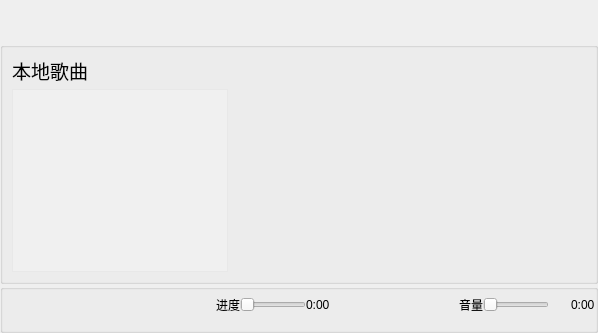
<?xml version="1.0" encoding="UTF-8"?>
<ui version="4.0">
 <class>Widget</class>
 <widget class="QWidget" name="Widget">
  <property name="geometry">
   <rect>
    <x>0</x>
    <y>0</y>
    <width>598</width>
    <height>333</height>
   </rect>
  </property>
  <property name="font">
   <font>
    <pointsize>14</pointsize>
   </font>
  </property>
  <property name="windowTitle">
   <string>Widget</string>
  </property>
  <layout class="QGridLayout" name="gridLayout" rowstretch="1,50,0,0">
   <property name="leftMargin">
    <number>0</number>
   </property>
   <property name="topMargin">
    <number>0</number>
   </property>
   <property name="rightMargin">
    <number>0</number>
   </property>
   <property name="bottomMargin">
    <number>0</number>
   </property>
   <property name="spacing">
    <number>0</number>
   </property>
   <item row="3" column="0">
    <widget class="QGroupBox" name="groupBox_3">
     <property name="title">
      <string/>
     </property>
     <layout class="QGridLayout" name="gridLayout_2">
      <property name="leftMargin">
       <number>0</number>
      </property>
      <property name="topMargin">
       <number>0</number>
      </property>
      <property name="rightMargin">
       <number>0</number>
      </property>
      <property name="spacing">
       <number>0</number>
      </property>
      <item row="0" column="11">
       <widget class="QLabel" name="label_procesize">
        <property name="font">
         <font>
          <pointsize>9</pointsize>
         </font>
        </property>
        <property name="text">
         <string>0:00</string>
        </property>
       </widget>
      </item>
      <item row="0" column="5">
       <widget class="QPushButton" name="pushButton_next">
        <property name="minimumSize">
         <size>
          <width>45</width>
          <height>30</height>
         </size>
        </property>
        <property name="maximumSize">
         <size>
          <width>45</width>
          <height>45</height>
         </size>
        </property>
        <property name="cursor">
         <cursorShape>OpenHandCursor</cursorShape>
        </property>
        <property name="toolTip">
         <string>前进</string>
        </property>
        <property name="styleSheet">
         <string notr="true">
QPushButton{ 
border radius:0px;

border:nome;
background-position:center;}</string>
        </property>
        <property name="text">
         <string/>
        </property>
        <property name="icon">
         <iconset resource="res.qrc">
          <normaloff>:/images/next-hover.png</normaloff>:/images/next-hover.png</iconset>
        </property>
       </widget>
      </item>
      <item row="0" column="15">
       <spacer name="horizontalSpacer_4">
        <property name="orientation">
         <enum>Qt::Horizontal</enum>
        </property>
        <property name="sizeHint" stdset="0">
         <size>
          <width>40</width>
          <height>20</height>
         </size>
        </property>
       </spacer>
      </item>
      <item row="0" column="3">
       <widget class="QPushButton" name="pushButton_play">
        <property name="minimumSize">
         <size>
          <width>45</width>
          <height>30</height>
         </size>
        </property>
        <property name="maximumSize">
         <size>
          <width>45</width>
          <height>45</height>
         </size>
        </property>
        <property name="cursor">
         <cursorShape>OpenHandCursor</cursorShape>
        </property>
        <property name="toolTip">
         <string>播放</string>
        </property>
        <property name="styleSheet">
         <string notr="true">
QPushButton{ 
border radius:0px;

border:nome;
background-position:center;}</string>
        </property>
        <property name="text">
         <string/>
        </property>
        <property name="icon">
         <iconset resource="res.qrc">
          <normaloff>:/images/pase-hover.png</normaloff>:/images/pase-hover.png</iconset>
        </property>
       </widget>
      </item>
      <item row="0" column="9">
       <widget class="QSlider" name="horizontalSlider_proce">
        <property name="orientation">
         <enum>Qt::Horizontal</enum>
        </property>
       </widget>
      </item>
      <item row="0" column="6">
       <spacer name="horizontalSpacer_7">
        <property name="orientation">
         <enum>Qt::Horizontal</enum>
        </property>
        <property name="sizeHint" stdset="0">
         <size>
          <width>40</width>
          <height>20</height>
         </size>
        </property>
       </spacer>
      </item>
      <item row="0" column="0">
       <widget class="QPushButton" name="pushButton_pre">
        <property name="minimumSize">
         <size>
          <width>45</width>
          <height>30</height>
         </size>
        </property>
        <property name="maximumSize">
         <size>
          <width>45</width>
          <height>45</height>
         </size>
        </property>
        <property name="cursor">
         <cursorShape>OpenHandCursor</cursorShape>
        </property>
        <property name="toolTip">
         <string>后退</string>
        </property>
        <property name="styleSheet">
         <string notr="true">
QPushButton{ 
border radius:0px;

border:nome;
background-position:center;}</string>
        </property>
        <property name="text">
         <string/>
        </property>
        <property name="icon">
         <iconset resource="res.qrc">
          <normaloff>:/images/pre-hover.png</normaloff>:/images/pre-hover.png</iconset>
        </property>
       </widget>
      </item>
      <item row="0" column="18">
       <spacer name="horizontalSpacer_8">
        <property name="orientation">
         <enum>Qt::Horizontal</enum>
        </property>
        <property name="sizeHint" stdset="0">
         <size>
          <width>40</width>
          <height>20</height>
         </size>
        </property>
       </spacer>
      </item>
      <item row="0" column="4">
       <spacer name="horizontalSpacer_6">
        <property name="orientation">
         <enum>Qt::Horizontal</enum>
        </property>
        <property name="sizeHint" stdset="0">
         <size>
          <width>40</width>
          <height>20</height>
         </size>
        </property>
       </spacer>
      </item>
      <item row="0" column="1">
       <spacer name="horizontalSpacer_5">
        <property name="orientation">
         <enum>Qt::Horizontal</enum>
        </property>
        <property name="sizeHint" stdset="0">
         <size>
          <width>40</width>
          <height>20</height>
         </size>
        </property>
       </spacer>
      </item>
      <item row="0" column="12">
       <spacer name="horizontalSpacer">
        <property name="orientation">
         <enum>Qt::Horizontal</enum>
        </property>
        <property name="sizeHint" stdset="0">
         <size>
          <width>80</width>
          <height>20</height>
         </size>
        </property>
       </spacer>
      </item>
      <item row="0" column="14">
       <spacer name="horizontalSpacer_3">
        <property name="orientation">
         <enum>Qt::Horizontal</enum>
        </property>
        <property name="sizeHint" stdset="0">
         <size>
          <width>40</width>
          <height>20</height>
         </size>
        </property>
       </spacer>
      </item>
      <item row="0" column="13">
       <spacer name="horizontalSpacer_2">
        <property name="orientation">
         <enum>Qt::Horizontal</enum>
        </property>
        <property name="sizeHint" stdset="0">
         <size>
          <width>40</width>
          <height>20</height>
         </size>
        </property>
       </spacer>
      </item>
      <item row="0" column="19">
       <widget class="QLabel" name="label_sondsize">
        <property name="font">
         <font>
          <pointsize>9</pointsize>
         </font>
        </property>
        <property name="text">
         <string>0:00</string>
        </property>
       </widget>
      </item>
      <item row="0" column="7">
       <widget class="QLabel" name="label">
        <property name="text">
         <string/>
        </property>
       </widget>
      </item>
      <item row="0" column="17">
       <widget class="QSlider" name="horizontalSlider_sound">
        <property name="orientation">
         <enum>Qt::Horizontal</enum>
        </property>
       </widget>
      </item>
      <item row="0" column="16">
       <widget class="QLabel" name="label_sound">
        <property name="font">
         <font>
          <pointsize>9</pointsize>
         </font>
        </property>
        <property name="text">
         <string>音量</string>
        </property>
       </widget>
      </item>
      <item row="0" column="8">
       <widget class="QLabel" name="label_proce">
        <property name="font">
         <font>
          <pointsize>9</pointsize>
         </font>
        </property>
        <property name="text">
         <string>进度</string>
        </property>
       </widget>
      </item>
     </layout>
    </widget>
   </item>
   <item row="0" column="0">
    <layout class="QHBoxLayout" name="horizontalLayout">
     <item>
      <spacer name="horizontalSpacer_9">
       <property name="orientation">
        <enum>Qt::Horizontal</enum>
       </property>
       <property name="sizeHint" stdset="0">
        <size>
         <width>40</width>
         <height>20</height>
        </size>
       </property>
      </spacer>
     </item>
     <item>
      <widget class="QPushButton" name="pushButton_about">
       <property name="minimumSize">
        <size>
         <width>42</width>
         <height>42</height>
        </size>
       </property>
       <property name="maximumSize">
        <size>
         <width>42</width>
         <height>42</height>
        </size>
       </property>
       <property name="cursor">
        <cursorShape>OpenHandCursor</cursorShape>
       </property>
       <property name="styleSheet">
        <string notr="true">QPushButton:hover { background-color: rgb(199, 199, 199);}
QPushButton{ 
border radius:0px;

border:nome;
background-position:center;}
QPushButton:pressed{ background-color: rgb(221, 221, 221); }
</string>
       </property>
       <property name="text">
        <string/>
       </property>
       <property name="icon">
        <iconset resource="res.qrc">
         <normaloff>:/images/about.png</normaloff>:/images/about.png</iconset>
       </property>
       <property name="iconSize">
        <size>
         <width>32</width>
         <height>32</height>
        </size>
       </property>
      </widget>
     </item>
     <item>
      <widget class="QPushButton" name="pushButton_skin">
       <property name="minimumSize">
        <size>
         <width>42</width>
         <height>42</height>
        </size>
       </property>
       <property name="maximumSize">
        <size>
         <width>42</width>
         <height>42</height>
        </size>
       </property>
       <property name="cursor">
        <cursorShape>OpenHandCursor</cursorShape>
       </property>
       <property name="styleSheet">
        <string notr="true">QPushButton:hover { background-color: rgb(199, 199, 199);}
QPushButton{ 
border radius:0px;

border:nome;
background-position:center;}
QPushButton:pressed{ background-color: rgb(221, 221, 221); }</string>
       </property>
       <property name="text">
        <string/>
       </property>
       <property name="icon">
        <iconset resource="res.qrc">
         <normaloff>:/images/skin.png</normaloff>:/images/skin.png</iconset>
       </property>
       <property name="iconSize">
        <size>
         <width>32</width>
         <height>32</height>
        </size>
       </property>
      </widget>
     </item>
     <item>
      <widget class="QPushButton" name="pushButton_close">
       <property name="minimumSize">
        <size>
         <width>42</width>
         <height>42</height>
        </size>
       </property>
       <property name="maximumSize">
        <size>
         <width>42</width>
         <height>42</height>
        </size>
       </property>
       <property name="cursor">
        <cursorShape>OpenHandCursor</cursorShape>
       </property>
       <property name="styleSheet">
        <string notr="true">QPushButton:hover { background-color: rgb(171, 0, 0);}
QPushButton{ 
border radius:0px;

border:nome;
background-position:center;}
QPushButton:pressed{ background-color: rgb(218, 0, 0); }</string>
       </property>
       <property name="text">
        <string/>
       </property>
       <property name="icon">
        <iconset resource="res.qrc">
         <normaloff>:/images/quit.png</normaloff>:/images/quit.png</iconset>
       </property>
       <property name="iconSize">
        <size>
         <width>32</width>
         <height>32</height>
        </size>
       </property>
      </widget>
     </item>
    </layout>
   </item>
   <item row="1" column="0">
    <widget class="QGroupBox" name="groupBox_2">
     <property name="title">
      <string/>
     </property>
     <layout class="QHBoxLayout" name="horizontalLayout_4" stretch="3,4">
      <item>
       <layout class="QVBoxLayout" name="verticalLayout">
        <item>
         <widget class="QLabel" name="label_2">
          <property name="minimumSize">
           <size>
            <width>0</width>
            <height>26</height>
           </size>
          </property>
          <property name="maximumSize">
           <size>
            <width>16777215</width>
            <height>26</height>
           </size>
          </property>
          <property name="font">
           <font>
            <family>Arial</family>
            <pointsize>14</pointsize>
            <weight>50</weight>
            <bold>false</bold>
           </font>
          </property>
          <property name="styleSheet">
           <string notr="true"/>
          </property>
          <property name="text">
           <string>本地歌曲</string>
          </property>
         </widget>
        </item>
        <item>
         <widget class="QListWidget" name="listWidget">
          <property name="minimumSize">
           <size>
            <width>0</width>
            <height>0</height>
           </size>
          </property>
          <property name="maximumSize">
           <size>
            <width>216</width>
            <height>322</height>
           </size>
          </property>
          <property name="styleSheet">
           <string notr="true">background-color: rgba(255, 255, 255,50);
color: rgb(255, 255, 255);</string>
          </property>
         </widget>
        </item>
       </layout>
      </item>
      <item>
       <widget class="QLabel" name="music_images">
        <property name="minimumSize">
         <size>
          <width>200</width>
          <height>0</height>
         </size>
        </property>
        <property name="text">
         <string/>
        </property>
       </widget>
      </item>
     </layout>
    </widget>
   </item>
  </layout>
  <zorder>groupBox_2</zorder>
  <zorder>groupBox_3</zorder>
 </widget>
 <resources>
  <include location="res.qrc"/>
 </resources>
 <connections/>
</ui>
